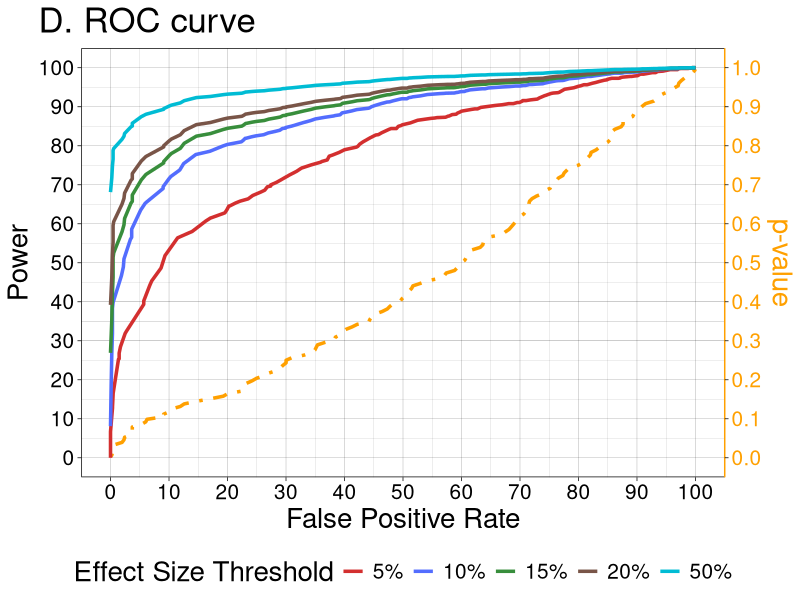

This chart was generated by the following R code: (Note: this script raises an error after producing the figure.)
##### ROC 4 Control Experiment
##### Author  : Saurin Parikh (dr.saurin.parikh@gmail.com)
##### Date    : 05/07/2019

##### INITIALIZE
#install.packages("RMariaDB")
#install.packages("ggplot2")
# library(RMariaDB)
library(ggplot2)
library(tidyverse)
library(egg)
# source("R/functions/initialize.sql.R")
# conn <- initialize.sql("saurin_test")

data <- read.csv(file="rawdata/4C3_GA1_TEMP_P_ES_17.csv", header=TRUE, sep=",")

out_path = 'figs/';
expt_name = '4C3_GA1'
hr = 17
alldat <- data.frame()

#####
# query <- 'select a.orf_name, a.hours, b.p 
# from 4C3_GA1_TEMP_6144_FITNESS_STATS a, 4C3_GA1_TEMP_6144_PVALUE b 
# where a.orf_name = b.orf_name and a.hours = b.hours 
# order by p asc'
# query <- 'select a.orf_name, a.hours, a.cs_mean - 1.0009 es, b.p
# from 4C3_GA1_TEMP_6144_FITNESS_STATS a, 4C3_GA1_TEMP_6144_PVALUE b
# where a.orf_name = b.orf_name and a.hours = b.hours
# and abs(a.cs_mean - 1.0009) <= .5
# order by  p asc'
# data <- dbGetQuery(conn, query)
data <- data[data$orf_name != 'BFC100',]
data$es <- abs(data$es)

for (es in c(0.05,0.1,0.15,0.2,0.5)) {
  data.temp <- data[data$es <= es,]
  fpdat <- data.temp[data.temp$hours == 17,]
  tpdat <- data.temp[data.temp$hours != 17,]
  fp <- NULL
  tp <- NULL
  for (i in 1:length(unique(data$p))) {
    p <- unique(data$p)[i]
    fp[i] <- dim(fpdat[fpdat$p <= p,])[1]/dim(fpdat)[1] * 100
    tp[i] <- dim(tpdat[tpdat$p <= p,])[1]/dim(tpdat)[1] * 100
  }
  plotdat <- data.frame(unique(data$p),fp,tp)
  colnames(plotdat) <- c('p','FalsePositive','TruePositive')
  plotdat$ES <- es*100
  
  alldat <- rbind(alldat,plotdat)
}

lw = 1.2

roc <- ggplot() +
  geom_line(data = alldat[alldat$ES==50,],
            aes(x = FalsePositive, y = p*100, col = 'p'),
            linetype = "dotdash", lwd = lw) +
  geom_line(data = alldat[alldat$ES==5,],
            aes(x = FalsePositive, y = TruePositive, col = '5%'),
            lwd = lw) +
  geom_line(data = alldat[alldat$ES==10,],
            aes(x = FalsePositive, y = TruePositive, col = '10%'),
            lwd = lw) +
  geom_line(data = alldat[alldat$ES==15,],
            aes(x = FalsePositive, y = TruePositive, col = '15%'),
            lwd = lw) +
  geom_line(data = alldat[alldat$ES==20,],
            aes(x = FalsePositive, y = TruePositive, col = '20%'),
            lwd = lw) +
  geom_line(data = alldat[alldat$ES==50,],
            aes(x = FalsePositive, y = TruePositive, col = '50%'),
            lwd = lw) +
  labs(title = "D. ROC curve",
       x = "False Positive Rate",
       y = "Power") +
  scale_x_continuous(breaks = seq(0,100,10),
                     minor_breaks = seq(0,100,5),
                     limits = c(0,100)) +
  scale_y_continuous(breaks = seq(0,100,10),
                     minor_breaks = seq(0,100,5),
                     limits = c(0,100),
                     sec.axis = sec_axis(~./100,
                                         breaks = seq(0,1,0.1),
                                         name='p-value')) +
  scale_colour_manual(name="Effect Size Threshold",
                      breaks=c("5%","10%","15%","20%","50%"),
                      values=c("5%"="#D32F2F","10%"="#536DFE","15%"="#388E3C",
                               "20%"="#795548","50%"="#00BCD4","p"="#FFA000")) +
  theme_linedraw() +
  theme(axis.text.x = element_text(size=15),
        axis.title.x = element_text(size=20),
        axis.text.y = element_text(size=15),
        axis.title.y = element_text(size=20),
        axis.line.y.right = element_line(color = "#FFA000"),
        axis.text.y.right = element_text(size=15, color = "#FFA000"),
        axis.title.y.right = element_text(size=20, color = "#FFA000"),
        legend.text = element_text(size=15),
        legend.title = element_text(size=20),
        legend.position = "bottom",
        plot.title = element_text(size=25,hjust = -0.1))
ggsave(sprintf("%s%s_ROC_%d.png",
               out_path,expt_name,hr),
       width = 10.5,height = 10.5)


##### RUN 4C_ROC, FPR and POW and then do this:
fig4 <- ggarrange(fpr, fpr.zoom, pow, roc,
          nrow = 2)
ggsave(sprintf("%s%s_FIG4.png",
               out_path,expt_name),
       fig4,
       width = 20,height = 20)
